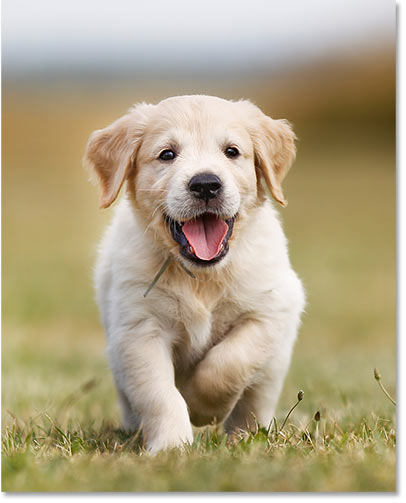
#> input picture cute_dog.jpg, 406 x 503 px
$ python 'Image Histogram.py'
#> lines starting #> are read from the running program, lines starting #| are printed output that depends on the picture
import numpy as np
import matplotlib.pyplot as  plt
import cv2 as cv
import os

root = os.getcwd()
img_path = os.path.join(root,'cute_dog.jpg')

def visualize_all():
    img = cv.imread(img_path)
#> img is the input picture: shape (503, 406, 3); mean B, G, R 133.8, 164, 176.7
    imgRGB = cv.cvtColor(img, cv.COLOR_BGR2RGB)

    # Create a single figure with subplots
    fig, axes = plt.subplots(3, 4, figsize=(12, 8))
    fig.suptitle('Image Histogram')

    # Color image histogram
    axes[0, 0].imshow(imgRGB)
    axes[0, 0].set_title('Color Image')
    colors_channel = ['r', 'g', 'b']
    for i in range(len(colors_channel)):
        hist = cv.calcHist([imgRGB], [i], None, [256], [0, 256])
        axes[0, i+1].plot(hist, colors_channel[i])
        axes[0, i+1].set_xlabel('Image Intensity')
        axes[0, i+1].set_ylabel('No of Pixels')
        axes[0, i+1].set_title(colors_channel[i].upper() + ' Channel')

    # Contrast image
    contrast_image = cv.addWeighted(imgRGB, 1.5, np.zeros(imgRGB.shape, imgRGB.dtype), 0, 0)
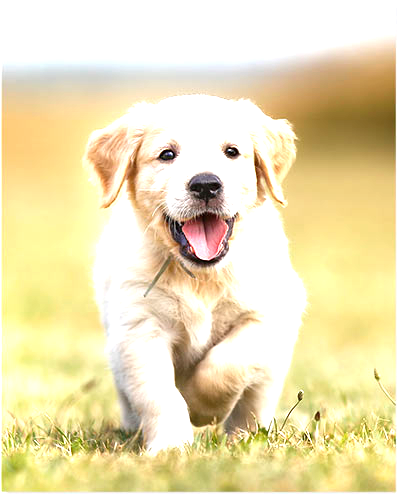
#> contrast_image: shape (503, 406, 3); mean R, G, B 237.5, 224.8, 181.6
    axes[1, 0].imshow(contrast_image)
    axes[1, 0].set_title('Contrast Image')
    for i in range(len(colors_channel)):
        hist = cv.calcHist([contrast_image], [i], None, [256], [0, 256])
        axes[1, i+1].plot(hist, colors_channel[i])
        axes[1, i+1].set_xlabel('Image Intensity')
        axes[1, i+1].set_ylabel('No of Pixels')
        axes[1, i+1].set_title(colors_channel[i].upper() + ' Channel')

    # Reduce brightness
    gamma = 2
    img = cv.imread(img_path,).astype(np.float32)/256
    imgRGB= cv.cvtColor(img,cv.COLOR_BGR2RGB)
    gamma_img = np.power(imgRGB, gamma)
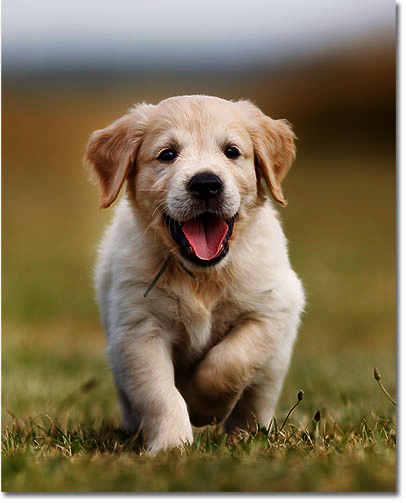
#> gamma_img: shape (503, 406, 3) float32; mean R, G, B 0.501, 0.44, 0.327
    axes[2, 0].imshow(gamma_img)
    axes[2, 0].set_title('Reduced Brightness')
    for i in range(len(colors_channel)):
        hist = cv.calcHist([gamma_img], [i], None, [256], [0, 256])
        axes[2, i+1].plot(hist, colors_channel[i])
        axes[2, i+1].set_xlabel('Image Intensity')
        axes[2, i+1].set_ylabel('No of Pixels')
        axes[2, i+1].set_title(colors_channel[i].upper() + ' Channel')

    plt.tight_layout()
    plt.show()
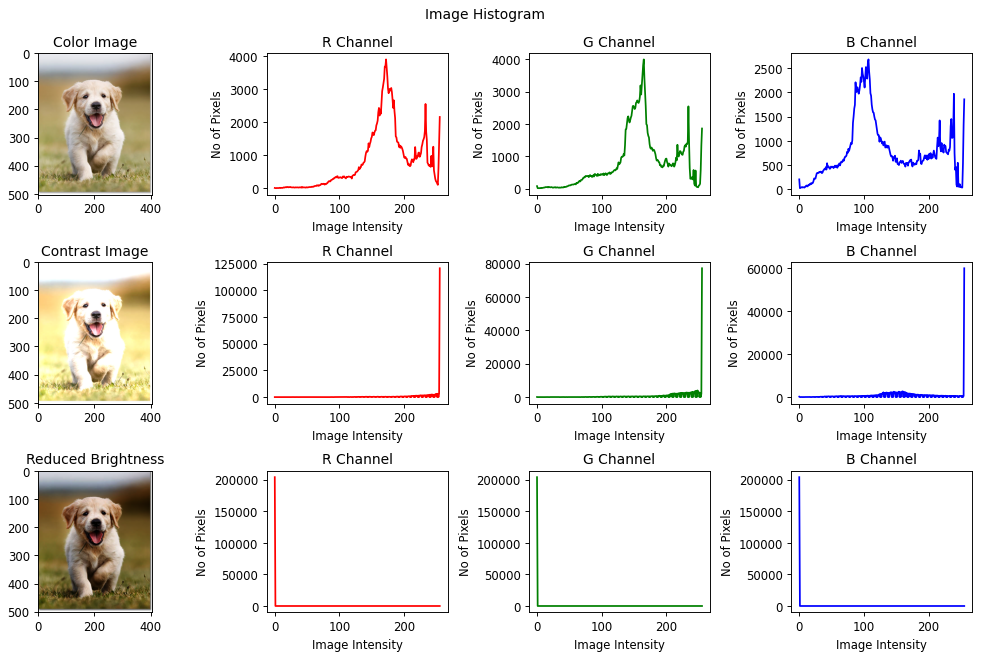
#> figure drawn by matplotlib, 12 panels; panel 2: curve peaks at x = 172, y = 3902; panel 3: curve peaks at x = 165, y = 4003; panel 4: curve peaks at x = 107, y = 2678; panel 6: curve peaks at x = 255, y = 120784

if __name__ == '__main__':
    visualize_all()
